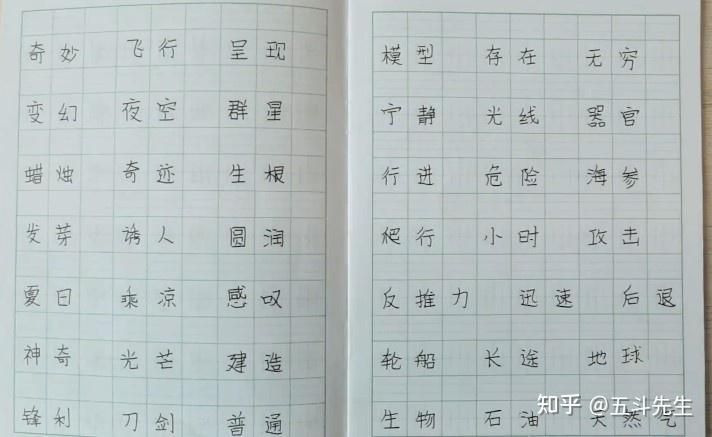
#> input picture hanzi-score/samples/multi01.jpg, 712 x 437 px
$ python -i geometry.py   (imports and definitions only)
#> lines starting #> are read from the running program, lines starting #| are printed output that depends on the picture
#> further down, picture is the input picture: shape (437, 712, 3); mean B, G, R 191.6, 191.5, 182.4
# -*- coding: utf-8 -*-
"""本地几何比对：田字格照片 → 归一化 → 笔迹提取 → 与标准字比对 → 认字。

在调 LLM 之前先用图像处理量出可解释的差异：字在格子里的位置、大小，
笔迹和标准笔画的偏差，整体倾斜；目标字没填时用模板匹配从标准字库认字。
标准字数据来自 hanzi-writer-data（medians 是每笔的中线点，1024×1024，y 向下）。

只用 cv2 / numpy / skimage / PIL，不联网、不 import fastapi。
所有对外函数都不抛异常：任何一步失败都返回 ok=False 的 dict，
打分链路照常走，几何只是「量不出来」而不是「打不了分」。
"""

import json
import math
import os
import re

import cv2
import numpy as np

_HERE = os.path.dirname(os.path.abspath(__file__))
# core/ -> hanzi-score/ -> times-table/ -> code/ -> dataset_gy_liaoyongxin/
_DEFAULT_DATA_DIR = os.path.abspath(
    os.path.join(_HERE, "..", "..", "..", "..", "dataset", "hanzi-writer-data"))

GRID_SIZE = 1024          # 归一化后的边长，与 hanzi-writer-data 坐标系一致
HANZI_DATA_DIR = os.environ.get("HANZI_DATA_DIR", _DEFAULT_DATA_DIR)

# 本地认字的候选池：一级常用字 3500 个，一年级学的字都在里面
RECOGNIZE_CHARSET = "chars_3500.txt"
_RECOGNIZE_RENDER = 256   # 认字模板的渲染边长（比对前再缩到 64）
_RECOGNIZE_SIZE = 64      # 比对用的统一边长
_TPL_SHORTLIST = 150      # 粗签名海选后进入精算的候选数

# —— 比对阈值（比例均相对 GRID_SIZE，即「占格宽度的百分比」）——
COVER_DIST = 0.05         # 标准笔画中线点离手写墨迹 < 5% 格宽算「写到了」
MISSING_DIST = 0.08       # 一笔的中线平均距离超过 8% → 疑似缺笔/严重偏移
EXTRA_DIST = 0.08         # 手写骨架点离所有标准笔画 > 8% → 算「多出来的」
SIZE_RATIO_MIN = 0.55     # 字块高(宽)占格比例的合理区间
SIZE_RATIO_MAX = 0.85
CENTER_TOL = 0.06         # 字块中心偏移格子中心超过 6% → 明显偏
STROKE_W_MIN = 24         # 标准字渲染线宽的夹取范围（px @1024）
STROKE_W_MAX = 56
DEFAULT_STROKE_W = 36     # 拿不到实测笔画宽时的默认线宽
INK_MIN_RATIO = 0.002     # 墨迹像素占比低于 0.8% → too_faint
STROKE_ALIGN_GOOD = 0.9   # 单笔对齐率 ≥90% → 绿色（这一笔写到位了）
STROKE_ALIGN_PART = 0.6   # 60%~90% → 黄色（部分到位）；<60% → 红色（基本没写对）
NOISE_AREA = 0.00005 * GRID_SIZE * GRID_SIZE   # 小于它的连通域当噪点
LINE_THIN = 12            # 归一化后细于它的长直线当格线（笔画一般 15px 以上）
LINE_LONG = 0.85 * GRID_SIZE   # 长过它的细直线当格线
RED_KILL_FALLBACK = 0.2   # 剔红线后墨迹不足纯二值化的 20% → 认为误杀，回退

# 自适应格线/墨迹分离（_grid_line_mask、extract_ink 共用）：
# 比当地纸面暗 >18 算非纸面；暗 >55 且低饱和算手写墨迹；
# 真黑（gray<40）无条件算墨迹——暗部 HSV 的 S 是比值、黑像素会虚高
# 成 255 完全不可信，而暗红格线核心的 gray 通常 >60，不会误伤
DIFF_NOT_PAPER = 14
DIFF_INK = 48
INK_SAT_MAX = 70
GRAY_INK_MAX = 40

_CJK_RE = re.compile("[一-鿿]")

# hanzi-writer-data 实测是 **y 轴向上**，且基线不在画布底：数据 y ∈ [-124, 900]
# （基线 0、字高 900、下伸部 -124）。hanzi-writer 内部用 translate(0,900) scale(1,-1)
# 渲染，即 display_y = 900 - y。照搬 1024-y 会把整个字向下压约 12% 格宽
# （顶格的字如「汉」明显偏下）。加载时统一按 EM_BASELINE 翻成 y 向下。
DATA_Y_UP = True
EM_BASELINE = 900

# 懒加载缓存
_index_cache = None       # {char: 笔画数}
_standard_cache = {}      # {char: {"medians":…, "stroke_count":…}}
_template_cache = {}      # 认字模板 {char: (points64, aspect)}
_charset_cache = None     # 认字候选字列表


# ---------------------------------------------------------------- 标准字

# [72 lines left out: functions _load_index, load_standard, render_standard_mask, _red_mask, not called in this run]


def _order_quad(pts):
    """四个角点排成 左上/右上/右下/左下，供透视变换用。

    左上 x+y 最小、右下 x+y 最大；右上 x−y 最大、左下 x−y 最小。
    """
    pts = np.array(pts, np.float32).reshape(4, 2)
    s = pts.sum(axis=1)
    d = pts[:, 0] - pts[:, 1]
    return np.array([pts[np.argmin(s)], pts[np.argmax(d)],
                     pts[np.argmax(s)], pts[np.argmin(d)]], np.float32)


def _run_profile(mask):
    """mask 的每一列的最大连续 True 段长度（沿行方向累计，遇断归零）。

    用连续段而不是像素计数：实线外框的连续段接近整段跨度，而虚线中线
    的连续段只有一小截——两种线彻底分开。
    """
    h, w = mask.shape
    mask = (mask > 0).astype(np.int32)   # 兼容 0/255、bool、float 输入
    best = np.zeros(w, np.int32)
    prev = np.zeros(w, np.int32)
    for i in range(h):
        prev = (prev + 1) * mask[i]
        np.maximum(best, prev, out=best)
    return best


def _clean_mask(mask, min_px=16):
    """去掉碎小连通域（纸纹/噪点），保住格线段和虚线段。"""
    n, labels, stats, _ = cv2.connectedComponentsWithStats(
        mask.astype(np.uint8), 8)
    keep = np.zeros(mask.shape, bool)
    for i in range(1, n):
        if stats[i, cv2.CC_STAT_AREA] >= min_px:
            keep[labels == i] = True
    return keep


def _line_positions(profile, length):
    """从 1D 红线投影里找线的位置：超阈值的索引聚簇取中心。

    返回 [(中心位置, 覆盖的索引列表), ...]。阈值 0.4×峰值：实线外框
    投影强；虚线中线连续段短，一般被排除，被遮挡裁切的边框也能留下。
    是否真是格线由 _find_cells_lines 按对角线特征二次判别。
    阴影边界形成的「宽线带」按簇的厚度过滤（真格线只有几个像素宽）。
    """
    if len(profile) == 0 or profile.max() <= 0:
        return []
    idxs = np.where(profile > 0.4 * profile.max())[0]
    if len(idxs) == 0:
        return []
    gap = max(3, length // 100)
    max_thick = max(8, length // 40)   # 斜拍会让线宽涨到 5~7px，别卡太紧
    groups, cur = [], [idxs[0]]
    for i in idxs[1:]:
        if i - cur[-1] <= gap:
            cur.append(i)
        else:
            groups.append(cur)
            cur = [i]
    groups.append(cur)
    return [(float(np.mean(g)), g) for g in groups
            if g[-1] - g[0] + 1 <= max_thick]


# [22 lines left out: functions _count_segments, _segment_lengths, not called in this run]


def _red_at(red, x, y, tol=3):
    """(x,y) 附近 tol 像素内是否有红线。"""
    h, w = red.shape
    xi, yi = int(round(x)), int(round(y))
    if xi < -tol or yi < -tol or xi >= w + tol or yi >= h + tol:
        return False
    y0, y1 = max(0, yi - tol), min(h, yi + tol + 1)
    x0, x1 = max(0, xi - tol), min(w, xi + tol + 1)
    return bool(red[y0:y1, x0:x1].any())


def _has_diagonal(red, px, py, extent):
    """点 (px,py) 处是否有对角线穿过（米字格中线的中点必被对角线穿过，
    边框线的中点不会）。沿两条 45° 方向各采 6 个距离，任一方向命中
    ≥2 档即算穿过（对角线未必严格 45°，且可能虚线化，容差随距离放宽）。"""
    hits1 = hits2 = 0
    for frac in (0.05, 0.08, 0.11, 0.14, 0.17, 0.20):
        d = int(extent * frac)
        if d < 5:
            continue
        tol = max(3, d // 5)
        if _red_at(red, px - d, py - d, tol) and _red_at(red, px + d, py + d, tol):
            hits1 += 1
        if _red_at(red, px - d, py + d, tol) and _red_at(red, px + d, py - d, tol):
            hits2 += 1
    return hits1 >= 2 or hits2 >= 2


def _segments_1d(flags):
    """1D 布尔序列的 True 段 [(起点, 终点), ...]（闭区间）。"""
    segs, start = [], None
    for i, f in enumerate(flags):
        if f and start is None:
            start = i
        elif not f and start is not None:
            segs.append((start, i - 1))
            start = None
    if start is not None:
        segs.append((start, len(flags) - 1))
    return segs


def _find_cells_lines(red, clusters, lo, hi, horizontal):
    """从候选线里去掉「中线」：中点（或任一红线段的中点）被对角线
    穿过的内部线是米字格中线；边框线的中点不会有对角线穿过。"""
    keep = []
    for center, idxs in clusters:
        band = red[idxs, :].any(axis=0) if horizontal else red[:, idxs].any(axis=1)
        on = band.nonzero()[0]
        if len(on) == 0:
            continue
        extent = on[-1] - on[0] + 1
        points = [(on[0] + on[-1]) / 2.0]
        for a, b in _segments_1d(band):
            if b - a >= 10:
                points.append((a + b) / 2.0)
        is_mid = False
        for mid in points:
            if horizontal:
                if _has_diagonal(red, mid, center, extent):
                    is_mid = True
                    break
            elif _has_diagonal(red, center, mid, extent):
                is_mid = True
                break
        if not is_mid:
            keep.append(center)
    return keep


def _grid_line_mask(bgr, k=None, th=None):
    """自适应「格线层」mask：格线 + 彩色批改笔痕，不含手写墨迹。

    用局部背景估计（闭运算把细线/笔画抹平得到当地纸面亮度）：
      - 比当地纸面暗一档（>th）：非纸面（格线、批改痕等）；
      - 其中又暗得多（>DIFF_INK）且低饱和的：手写墨迹（铅笔/中性笔），
        从格线层剔除——红格线饱和度高不会被误剔，灰格线只暗一档本来
        就不在墨迹里；真黑（gray<GRAY_INK_MAX）无条件算墨迹，暗部
        HSV 的 S 是比值、黑像素会虚高成 255 不可信。
    """
    gray = cv2.cvtColor(bgr, cv2.COLOR_BGR2GRAY)
    hsv_s = cv2.cvtColor(bgr, cv2.COLOR_BGR2HSV)[:, :, 1]
    if k is None:
        # 闭运算核要盖过笔画/虚线间隙，但别太大（大核很慢）
        k = min(101, max(31, (min(gray.shape) // 10) | 1))
    kernel = cv2.getStructuringElement(cv2.MORPH_ELLIPSE, (k, k))
    local_bg = cv2.morphologyEx(gray, cv2.MORPH_CLOSE, kernel)
    diff = local_bg.astype(np.int16) - gray.astype(np.int16)
    not_paper = diff > (DIFF_NOT_PAPER if th is None else th)
    ink = (diff > DIFF_INK) & ((hsv_s < INK_SAT_MAX) | (gray < GRAY_INK_MAX))
    return not_paper & ~ink


def _deskew_angle(mask):
    """从格线 mask 估计照片倾斜角（度）。用接近水平的 Hough 线段取中位角。"""
    lines = cv2.HoughLinesP(mask.astype(np.uint8) * 255, 1, np.pi / 180,
                            threshold=80,
                            minLineLength=mask.shape[1] // 5, maxLineGap=6)
    if lines is None:
        return 0.0
    angles = []
    for x1, y1, x2, y2 in lines[:, 0]:
        ang = np.degrees(np.arctan2(int(y2) - int(y1), int(x2) - int(x1)))
        if abs(ang) < 12:
            angles.append(ang)
    return float(np.median(angles)) if len(angles) >= 3 else 0.0


def _find_cells_once(bgr, th):
    """按给定「非纸面」阈值跑一遍完整分割，返回 cells 或 []。"""
    try:
        h_full, w_full = bgr.shape[:2]
        # 只对很大的照片缩放（≤2000px 原样处理：缩放会把虚线中线
        # 糊成连续浅线，导致整格被中线劈开）
        scale = min(1.0, 2000.0 / max(h_full, w_full))
        if scale < 1.0:
            small = cv2.resize(bgr, None, fx=scale, fy=scale,
                               interpolation=cv2.INTER_AREA)
        else:
            small = bgr
        mask = _grid_line_mask(small, th=th)
        if int(mask.sum()) < 30:
            return []
        mask = _clean_mask(mask)
        if int(mask.sum()) < 30:
            return []
        # 旋正：斜拍会让投影里的整条线摊到相邻几行/列，先转回来。
        # 小角度不值得转——NEAREST 旋转会把细线打断成锯齿
        angle = _deskew_angle(mask)
        h_s, w_s = small.shape[:2]
        if abs(angle) > 1.5:
            c, s = abs(np.cos(np.radians(angle))), abs(np.sin(np.radians(angle)))
            nw, nh = int(w_s * c + h_s * s), int(w_s * s + h_s * c)
            M = cv2.getRotationMatrix2D((w_s / 2.0, h_s / 2.0), angle, 1.0)
            M[0, 2] += (nw - w_s) / 2.0
            M[1, 2] += (nh - h_s) / 2.0
            work_img = cv2.warpAffine(small, M, (nw, nh))
            work_mask = cv2.warpAffine(mask.astype(np.uint8) * 255, M, (nw, nh),
                                       flags=cv2.INTER_NEAREST)
            work = work_mask > 0
            M_inv = cv2.invertAffineTransform(M)   # 工作图坐标 → small 坐标
        else:
            work_img, work = small, mask
            M_inv = None
        red = work
        if int(red.sum()) < 30:
            return []
        h_img, w_img = work.shape[:2]
        min_side = 0.04 * min(w_img, h_img)   # 格子最小边，滤掉细碎噪声

        xclusters = _line_positions(_run_profile(red), w_img)
        yclusters = _line_positions(_run_profile(red.T), h_img)
        # 图像最边缘的候选线多为暗边/阴影边界，不是格线，丢弃
        edge = max(3, int(0.015 * max(w_img, h_img)))
        xclusters = [(c, i) for c, i in xclusters if edge < c < w_img - edge]
        yclusters = [(c, i) for c, i in yclusters if edge < c < h_img - edge]
        # 去掉内部中线：中点被对角线穿过的候选线（用另一轴的外沿做跨度）
        if xclusters and yclusters:
            ys_all = [c for c, _ in yclusters]
            xs_all = [c for c, _ in xclusters]
            xs = _find_cells_lines(red, xclusters, min(ys_all), max(ys_all),
                                   horizontal=False)
            ys = _find_cells_lines(red, yclusters, min(xs), max(xs),
                                   horizontal=True)
        else:
            xs, ys = [], []

        cells = _cells_from_lines(xs, ys, min_side, dims=(w_img, h_img))
        if not cells:
            return []
        # 工作图坐标 → 缩放图坐标 → 原图坐标
        if M_inv is not None:
            cells = [cv2.transform(c.reshape(-1, 1, 2), M_inv).reshape(-1, 2)
                     for c in cells]
        if scale < 1.0:
            inv = 1.0 / scale
            cells = [c * inv for c in cells]
        return cells
    except Exception:
        return []


def _fill_gaps(lines, dims_limit=None):
    """局部补漏检的格线：相邻两线间距约等于 2 倍（或更多倍）中位间距时，
    在中间按等分插值补线。练习本页面常有弧度（书脊处行距变窄），
    不能整页拉等差网格，只在确实漏线的地方局部补。"""
    if len(lines) < 2:
        return list(lines)
    med = float(np.median(np.diff(lines)))
    if med <= 0:
        return list(lines)
    out = []
    for a, b in zip(lines, lines[1:]):
        out.append(float(a))
        steps = int(round((b - a) / med))
        for k in range(1, steps):
            out.append(a + k * (b - a) / steps)
    out.append(float(lines[-1]))
    if dims_limit is not None:
        if out[0] - med > 0.04 * dims_limit:
            out.insert(0, out[0] - med)
        if out[-1] + med < dims_limit - 0.04 * dims_limit:
            out.append(out[-1] + med)
    return out


def _cells_from_lines(xs, ys, min_side, dims=None):
    """把同轴的格线位置配对成格子：相邻间距接近中位数（±40%）才算一对，
    行内格宽和格高再互相卡一次方正度。返回工作坐标系的四角点列表。

    dims=(w, h) 时先局部补齐漏检的线（页面有弧度时不能整页拉等差）。"""
    if dims:
        xs = _fill_gaps(xs, dims[0])
        ys = _fill_gaps(ys, dims[1])

    def _pairs(lines):
        if len(lines) < 2:
            return []
        diffs = np.diff(lines)
        med = float(np.median(diffs))
        if med < min_side:
            return []
        return [(lines[i], lines[i + 1]) for i in range(len(lines) - 1)
                if 0.6 * med <= diffs[i] <= 1.6 * med]

    xpairs = _pairs(xs)
    ypairs = _pairs(ys)
    if not xpairs or not ypairs:
        return []
    xw = float(np.median([b - a for a, b in xpairs]))
    yh = float(np.median([b - a for a, b in ypairs]))
    lo, hi = 0.6 * min(xw, yh), 1.6 * max(xw, yh)
    xpairs = [p for p in xpairs if lo <= p[1] - p[0] <= hi]
    ypairs = [p for p in ypairs if lo <= p[1] - p[0] <= hi]
    cells = []
    for y1, y2 in ypairs:
        for x1, x2 in xpairs:
            quad = np.array([[x1, y1], [x2, y1], [x2, y2], [x1, y2]], np.float32)
            cells.append(_order_quad(quad))
    if len(cells) > 200:      # 防御：检出几百个"格子"说明照片不对劲
        return []
    return cells


# [95 lines left out: functions _find_lines_hough, _find_cells_hough, not called in this run]


def find_cells(bgr):
    """从整张照片里找出所有田字格，按阅读顺序（先上后下、行内从左到右）排列。

    格线 mask 用 _grid_line_mask 自适应（红格/灰格/绿格本都行）。照片
    略斜时先用 Hough 估计角度旋正再投影找线，最后把四角点按逆变换
    映射回原图坐标。相邻格线的间距接近中位数的才算格子边界，这样
    共享边框的并排格、多行格、整页格子都能切开。
    「非纸面」阈值走阶梯：干净照片用标准值，暗淡/低对比的照片逐级
    放宽重试（阈值越低噪声越多，只在上一级失败时才降）。亮度阈值
    全部失败时最后用 Canny+Hough 找线兜底（纸面颗粒重、格线极淡的
    照片靠边缘检测绕开亮度重叠）。
    返回四角点列表（每个 4×2 float32），找不到返回 []。
    """
    for th in (18, 14, 10):
        cells = _find_cells_once(bgr, th)
        if cells:
            return _extend_lattice(cells, bgr.shape[0], bgr.shape[1])
#> this loop made 2 passes
#> (angle in _find_cells_once, ys_all in _find_cells_once, xs_all in _find_cells_once) on pass 1: (0, [39, 190, 218, 314, 379], [14.5, 253, 325.5, 372, 407, 510.5, 612, 647])
#> pass 1, in _grid_line_mask, `hsv_s = cv2.cvtColor(bgr, cv2.COLOR_BGR2HSV)[:, :, 1]`:
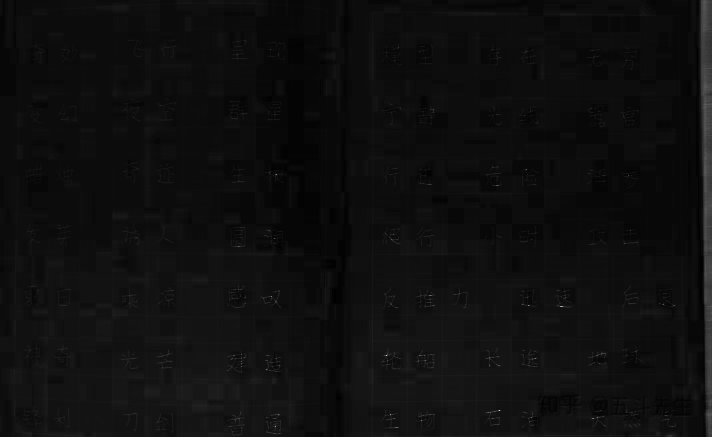
#> hsv_s: shape (437, 712); min 0, max 210, mean 14.7
#> pass 1, in _grid_line_mask, `local_bg = cv2.morphologyEx(gray, cv2.MORPH_CLOSE, kernel)`:
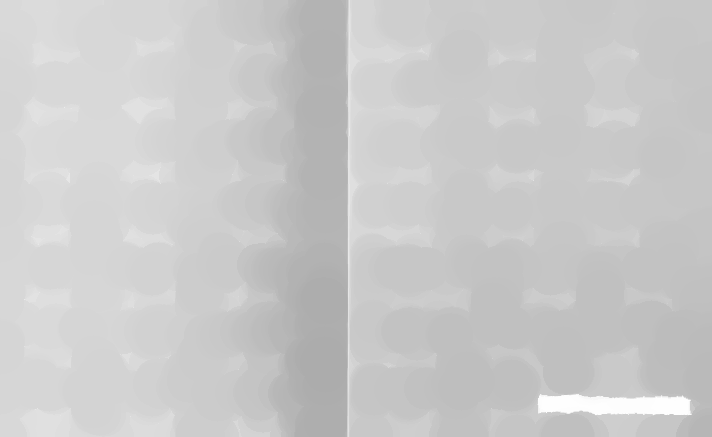
#> local_bg: shape (437, 712); min 172, max 254, mean 202.2
#> pass 1, in _grid_line_mask, `diff = local_bg.astype(np.int16) - gray.astype(np.int16)`:
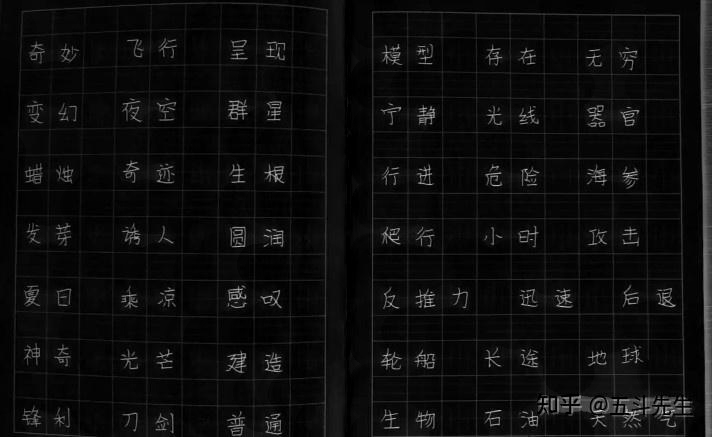
#> diff: shape (437, 712) int16; min 0, max 222, mean 13.4
    return _extend_lattice(_find_cells_hough(bgr),
                           bgr.shape[0], bgr.shape[1])


# [197 lines left out: functions crop_quad, _find_cell_from_mask, find_cell, warp_to_cell, cell_has_ink, extract_ink and 2 more, not called in this run]


def _dt_of(mask):
    """mask 的距离变换：非墨迹处离最近墨迹的距离。"""
    return cv2.distanceTransform(cv2.bitwise_not(mask), cv2.DIST_L2, 3)


# [9 lines left out: function _points_mask, not called in this run]


_OCR_MIN_CONF = 0.5      # OCR 置信度低于它时，认字结果里补充模板匹配候选
_OCR_ACCEPT = 0.35       # 置信度低于它才真正跑模板兜底（模板打全库较慢）
_OCR_EARLY_EXIT = 0.7    # 候选输入里已经拿到这个置信度就不用再试下一路
_ocr_engine = None       # RapidOCR 懒加载单例


# [412 lines left out: functions _get_ocr, _char_crop_clean, _ink_region, _ocr_crops, recognize_char, _tpl_signature and 8 more, not called in this run]


def _extend_lattice(cells, img_h, img_w):
    """等距练习本的边缘行漏检时向外延一步（多04：第一行整行漏检）。

    只延一步、只延纵向；延出来的空格由 cell_has_ink 预筛过滤，不会
    把桌面/纸边当成格子。
    """
    if not cells or len(cells) < 4:
        return cells
    h = float(np.median([q[:, 1].max() - q[:, 1].min() for q in cells]))
    if h < 0.05 * img_h:
        return cells
    out = list(cells)
    top = min(q[:, 1].min() for q in cells)
    bottom = max(q[:, 1].max() for q in cells)
    top_row = [q for q in cells if abs(q[:, 1].min() - top) < h * 0.3]
    bottom_row = [q for q in cells if abs(q[:, 1].max() - bottom) < h * 0.3]
    if top - h >= 0.005 * img_h:
        out.extend(q + np.array([0, -h], np.float32) for q in top_row)
    if bottom + h <= 0.98 * img_h:
        out.extend(q + np.array([0, h], np.float32) for q in bottom_row)
    return out


# [9 lines left out: function count_cells, not called in this run]


def correct_page(bgr):
    """整页纠偏：先跑一遍格子分割，取所有格子的外扩外框做透视拉正。

    返回 (拉正图, 映射后的格子四边形列表, 是否发生了纠偏)。
    格子不重新分割——原始四边形经同一变换矩阵映射，位置不会错。
    """
    try:
        cells = find_cells(bgr)
#> cells = [[[14.5, 39], [46, 39], [46, 405], [14.5, 405]], [[46, 39], [77.5, 39], [77.5, 405], [46, 405]]]
        if len(cells) < 1:
            return bgr, [], False
        pts = np.vstack([np.asarray(q, np.float32) for q in cells]).astype(np.float32)
#> pts = [[14.5, 39], [46, 39], [46, 405], [14.5, 405], [46, 39], [77.5, 39], [77.5, 405], [46, 405]]
        hull = cv2.convexHull(pts)
#> hull = [[77.5, 405], [14.5, 405], [14.5, 39], [77.5, 39]]
        approx = cv2.approxPolyDP(hull, 0.02 * cv2.arcLength(hull, True), True)
#> approx = [[77.5, 405], [14.5, 405], [14.5, 39], [77.5, 39]]
        if len(approx) == 4:
            quad = approx.reshape(4, 2).astype(np.float32)
#> quad = [[77.5, 405], [14.5, 405], [14.5, 39], [77.5, 39]]
        else:
            quad = cv2.boxPoints(cv2.minAreaRect(pts)).astype(np.float32)
        quad = _order_quad(quad)
#> quad = [[14.5, 39], [77.5, 39], [77.5, 405], [14.5, 405]]
        center = pts.mean(axis=0)
#> center = [46, 222]
        quad = center + (quad - center) * 1.04   # 外扩一点，把最外圈格线包进来
#> quad = [[13.24, 31.68], [78.76, 31.68], [78.76, 412.3], [13.24, 412.3]]
        warped, M = warp_page(bgr, quad)
        if len(cells) == 1:
            dh, dw = warped.shape[:2]
            mapped = [np.array([[0, 0], [dw, 0], [dw, dh], [0, dh]], np.float32)]
        else:
            mapped = []
            for q in cells:
                q4 = np.asarray(q, np.float32).reshape(-1, 2)[:4]
                mapped.append(
                    cv2.perspectiveTransform(q4.reshape(-1, 1, 2), M)
                    .reshape(4, 2))
        return warped, mapped, True
    except Exception:
        return bgr, [], False


# [19 lines left out: function find_page_quad, not called in this run]


def warp_page(bgr, quad, max_side=1400):
    """整页按外框四角透视拉正（保持长宽比，最长边不超过 max_side）。

    返回 (拉正图, 变换矩阵 M)：原始坐标 -> 拉正坐标。
    """
#> called with quad = array of shape (4, 2), max_side = 1400
    quad = _order_quad(np.asarray(quad, np.float32))
    xs, ys = quad[:, 0], quad[:, 1]
#> xs = [13.24, 78.76, 78.76, 13.24]; ys = [31.68, 31.68, 412.3, 412.3]
    w = float(xs.max() - xs.min())
#> w = 65.52
    h = float(ys.max() - ys.min())
#> h = 380.6
    scale = min(1.0, max_side / max(w, h, 1.0))
#> scale = 1
    dw, dh = max(32, int(round(w * scale))), max(32, int(round(h * scale)))
#> dw = 66; dh = 381
    dst = np.array([[0, 0], [dw, 0], [dw, dh], [0, dh]], np.float32)
#> dst = [[0, 0], [66, 0], [66, 381], [0, 381]]
    M = cv2.getPerspectiveTransform(quad, dst)
#> M = [[1.01, -1.92e-18, -13.34], [0, 1, -31.71], [-1.14e-18, 0, 1]]
    return cv2.warpPerspective(bgr, M, (dw, dh)), M


# [193 lines left out: functions extract, _quality, _dashed_line, draw_rice_grid, sample_svg_strokes, _polys_scaled and 3 more, not called in this run]


_STROKE_LAYER_BGR = {
    "green": (170, 230, 170),
    "yellow": (150, 230, 255),
    "red": (140, 140, 255),
    "none": (200, 200, 200),
}


def _encode_rgba(rgba):
    ok, buf = cv2.imencode(".png", rgba)
    return buf.tobytes() if ok else None


# [137 lines left out: functions build_overlay_pngs, summarize_text, not called in this run]

>>> import cv2
>>> picture = cv2.imread('../samples/multi01.jpg')
>>> result = correct_page(picture)
#> in correct_page, `warped, M = warp_page(bgr, quad)`:
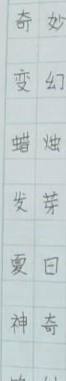
#> warped: shape (381, 66, 3); mean B, G, R 207.5, 206.9, 195.9
#> the loop in correct_page, `for q in cells:` made 2 passes
#> q4 on passes 1 to 2: [[14.5, 39], [46, 39], [46, 405], [14.5, 405]], [[46, 39], [77.5, 39], [77.5, 405], [46, 405]]
#> after the loop in correct_page, `for q in cells:`: mapped = [[[1.27, 7.33], [33, 7.33], [33, 373.7], [1.27, 373.7]], [[33, 7.33], [64.73, 7.33], [64.73, 373.7], [33, 373.7]]]
